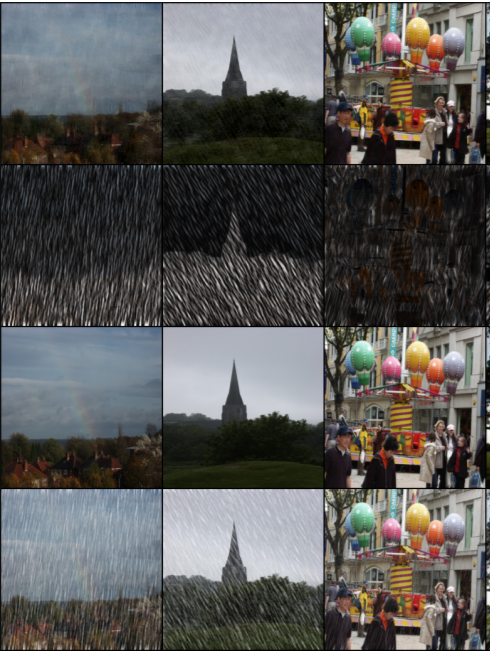
#> input picture images/negative_layer.png, 490 x 651 px; its folder holds only this picture in this run
$ python -i rainy_dataloader.py   (imports and definitions only)
#> lines starting #> are read from the running program, lines starting #| are printed output that depends on the picture
#> further down, picture is the input picture: shape (651, 490, 3); mean B, G, R 88.4, 89.8, 90.4
import os
import glob
from torch.utils.data import  Dataset
import cv2
import re
import numpy as np

# [5 lines left out: function tryint, not called in this run]

def fftimg(img):
    dim=(128,128)
    img=cv2.resize(img,dim,interpolation = cv2.INTER_AREA)
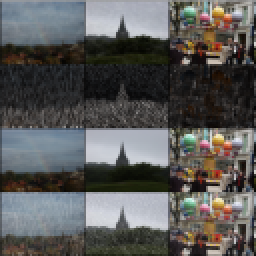
#> img: shape (128, 128, 3) (shown 2 times larger); mean of channels 0, 1, 2 88.4, 89.8, 90.4; drawn as B, G, R
    channels = cv2.split(img)
    fin=[]
    for i in range(len(channels)):
        f = np.fft.fft2(channels[i])
        r=np.real(f)
        m=np.imag(f)
        fin.append(r)
        fin.append(m)
#> this loop made 3 passes
#> pass 1, in fftimg, `r=np.real(f)`:
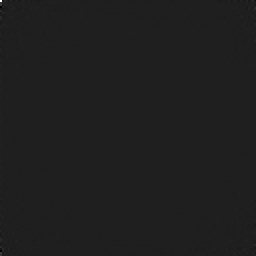
#> r: shape (128, 128) float64 (shown 2 times larger); min -201897.7, max 1448538, mean 140; drawn with min black and max white
#> after the loop, fin = 6 items

    #fshift = np.fft.fftshift(f)

    #magnitude_spectrum_real = np.log(np.abs(np.real(fshift)))
    #magnitude_spectrum_imag = np.log(np.abs(np.imag(fshift)))

    needed_multi_channel_img = np.zeros((len(fin),img.shape[0],img.shape[1]))
    for i in range(len(fin)):
        needed_multi_channel_img[i,:,:]= fin[i]
#> this loop made 6 passes
    #needed_multi_channel_img [:,:,1]= magnitude_spectrum_imag
    #print(needed_multi_channel_img.shape)
    return needed_multi_channel_img #.transpose(2,1,0)

"""
def ifftimg(img):
    #fin = np.zeros((img.shape[0],img.shape[1],3), dtype=np.complex)
    img = img.transpose(1,2,0)
    real_b=img[:,:,0]
    imag_b=img[:,:,1]
    real_g=img[:,:,2]
    imag_g=img[:,:,3]
    real_r=img[:,:,4]
    imag_r=img[:,:,5]
    channel_b=real_b+(imag_b)*1j
    channel_g=real_g+(imag_g)*1j
    channel_r=real_r+(imag_r)*1j
    fin_b=np.abs(np.fft.ifft2(channel_b))
    fin_g=np.abs(np.fft.ifft2(channel_g))
    fin_r=np.abs(np.fft.ifft2(channel_r))
    #print(fin_b.shape)

    fin=cv2.merge([fin_b,fin_g,fin_r])

    #print(fin)


    return fin.transpose(2,1,0)
"""

# [10 lines left out: functions alphanum_key, sort_nicely, not called in this run]

class RainyDataset(Dataset):
    # [11 lines left out: function __init__, not called in this run]

    def __len__(self):
        # return 1000
        return len(self.files_rain)

    # [32 lines left out: function __getitem__, not called in this run]

>>> import cv2
>>> picture = cv2.imread('images/negative_layer.png')
>>> result = fftimg(picture)
